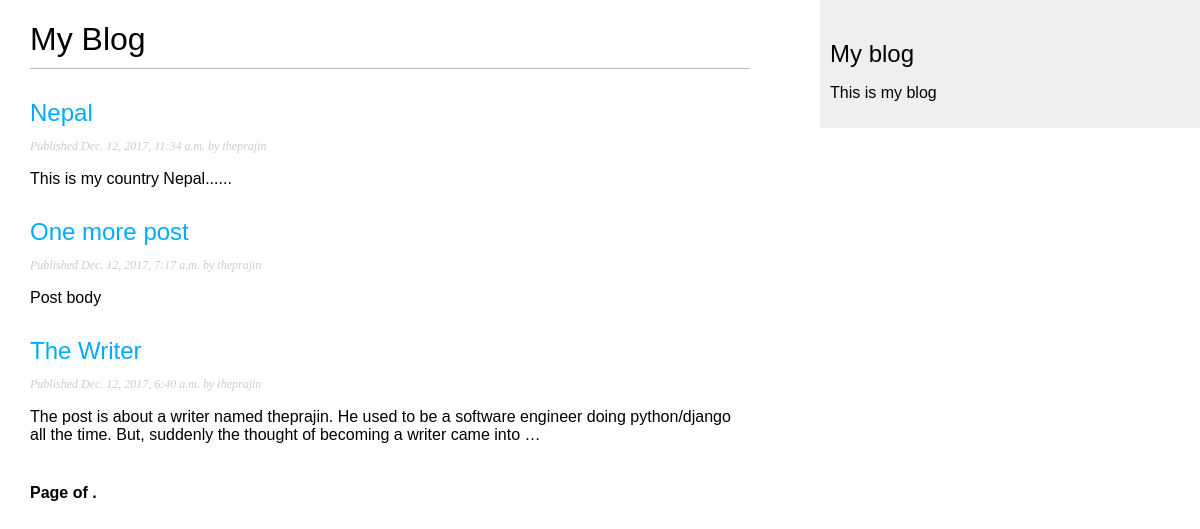
Screenshot of /blog/ with the database file from the repository.
### blog/models.py (models this page shows, shortened)
class Post(models.Model):
    STATUS_CHOICES = (
        ('draft', 'Draft'),
        ('published', 'Published'),
    )
    title = models.CharField(max_length=250)
    slug = models.SlugField(max_length=250, unique_for_date='publish')
    author = models.ForeignKey(User, related_name='blog_posts', on_delete=models.DO_NOTHING)
    body = models.TextField()
    publish = models.DateTimeField(default=timezone.now)
    created = models.DateTimeField(auto_now_add=True)
    updated = models.DateTimeField(auto_now=True)
    status = models.CharField(max_length=10, choices=STATUS_CHOICES, default='draft')
    class Meta:
        ordering = ('-publish',)
    objects = models.Manager()
    published = PublishedManager()
    def get_absolute_url(self):
        return reverse('blog:post_detail',
                       args=[self.publish.year,
                             self.publish.strftime('%m'),
                             self.publish.strftime('%d'),
                             self.slug])

### blog/views.py (the view)
def post_list(request):
    object_list = Post.published.all()
    posts = Post.published.all()
    paginator = Paginator(object_list, 3)  # 3 posts in each page
    page = request.GET.get('page')
    try:
        posts = paginator.page(page)
    except PageNotAnInteger:
        posts = paginator.page(1)
    except EmptyPage:
        posts = paginator.page(paginator.num_pages)
    return render(request, 'blog/post/list.html', {'page': page,
                                                   'posts': posts})

### blog/models.py (called while the page is built)
    def get_queryset(self):
        return super(PublishedManager, self).get_queryset().filter(status = 'published')

### templates/blog/post/list.html (shortened to what this page needs)
{% extends "blog/base.html" %}
{% block content %}
    <h1> My Blog</h1>
    {% for post in posts %}
        <h2>
            <a href="{{ post.get_absolute_url }}">
                {{ post.title }}
            </a>
        </h2>
        <p class="date">
            Published {{ post.publish }} by {{ post.author }}
        </p>
        {{ post.body|truncatewords:30|linebreaks }}
    {% endfor %}
    {% include "pagination.html" with page=page_obj %}
{% endblock %}

### templates/blog/base.html (shortened to what this page needs)
{% load staticfiles %}
<!DOCTYPE html>
<html>
    <head>
        <link href="{% static "css/blog.css" %}" rel="stylesheet">
    </head>
    <body>
        <div id="content">
            {% block content %}
            {% endblock %}
        </div>
        <div id="sidebar">
            <h2>My blog</h2>
            <p>This is my blog</p>
        </div>
    </body>
</html>

### templates/pagination.html (shortened to what this page needs)
<div class="pagination">
    <span class="step-links">
        <span class="current">
            Page {{ page.number }} of {{ page.paginator.num_pages }}.
        </span>
    </span>
</div>

### static/css/blog.css (style rules this page uses)
body { margin:0; padding:0; font-family:helvetica, sans-serif; }
a { color:#00abff; text-decoration:none; }
h1 { font-weight:normal; border-bottom:1px solid #bbb; padding:0 0 10px 0; }
h2 { font-weight:normal; margin:30px 0 0; }
#content { float:left; width:60%; padding:0 0 0 30px; }
#sidebar { float:right; width:30%; padding:10px; background:#efefef; height:100%; }
p.date { color:#ccc; font-family: georgia, serif; font-size: 12px; font-style: italic; }
.pagination { margin:40px 0; font-weight:bold; }

### rows the page displays
Post: title "Nepal", publish "Dec. 12, 2017, 11:34 a.m.", author "theprajin", body "This is my country Nepal......"
Post: title "One more post", publish "Dec. 12, 2017, 7:17 a.m.", author "theprajin", body "Post body"
Post: title "The Writer", publish "Dec. 12, 2017, 6:40 a.m.", author "theprajin", body "The post is about a writer named theprajin. He used to be a software engineer doing python/django all the time. But, suddenly the thought of becoming a writer came into …"
